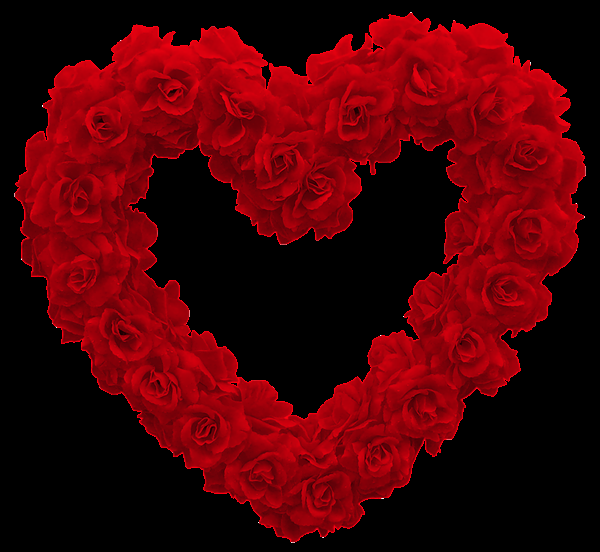
#> input picture basic/openVC/data/Heart.png, 600 x 552 px, found by its file name
$ python facedetect.py
#> lines starting #> are read from the running program, lines starting #| are printed output that depends on the picture; after the words box and inside, x2 and y2 are one past the last pixel; in counts of white or black regions, pixels touching at a corner belong together
import cv2
# from itertools import count

face_cascade = cv2.CascadeClassifier('data/haarcascade_frontalface_alt.xml')
eye_cascade = cv2.CascadeClassifier('data/haarcascade_eye_tree_eyeglasses.xml')
# Mouth_cascade = cv2.CascadeClassifier('data/Mouth.xml')

# Load the overlay image: glasses.png
imgGlasses = cv2.imread('data/heart.png')
#> imgGlasses is the input picture: shape (552, 600, 3); mean B, G, R 5.4, 0.3, 75.5
# [11 lines of commented-out code are left out]
imgGlassesGray = cv2.cvtColor(imgGlasses, cv2.COLOR_BGR2GRAY)
ret, origGlasses_mask = cv2.threshold(imgGlassesGray, 10, 255, cv2.THRESH_BINARY)
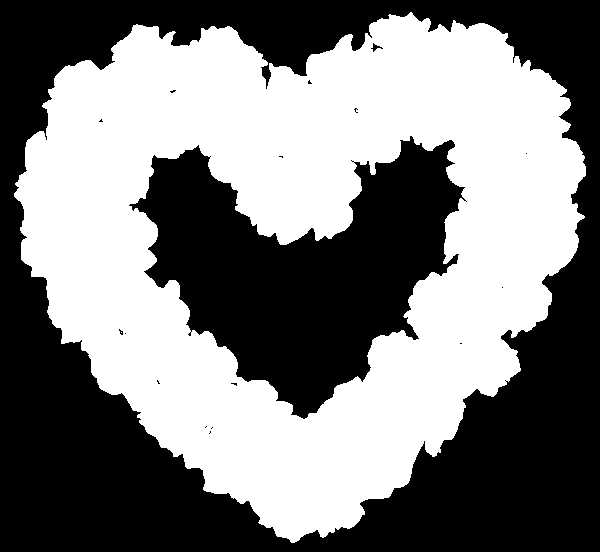
#> origGlasses_mask: shape (552, 600); 49.1% white; 2 white regions (1 under 20 px), largest, box (x1, y1, x2, y2) and area: (14, 12, 586, 543) 162678
origGlasses_mask_inv = cv2.bitwise_not(origGlasses_mask)

# Convert glasses image to BGR
# and save the original image size (used later when re-sizing the image)
imgGlasses = imgGlasses[:,:,0:3]
origGlassesHeight, origGlassesWidth = imgGlasses.shape[:2]
#> origGlassesHeight = 552; origGlassesWidth = 600

# # Create the mask for the Mouth
# imgMouthGray = cv2.cvtColor(imgMouth, cv2.COLOR_BGR2GRAY)
# ret, origMouth_mask = cv2.threshold(imgMouthGray, 10, 255, cv2.THRESH_BINARY)
# origMouth_mask_inv = cv2.bitwise_not(origMouth_mask)
#
# # Convert Mouth image to BGR
# # and save the original image size (used later when re-sizing the image)
# imgMouth = imgMouth[:,:,0:3]
# origMouthHeight, origMouthWidth = imgMouth.shape[:2]


video_capture = cv2.VideoCapture(0)

if not video_capture.isOpened() :
    exit('The Camera is not opened')


# counter = count(1)
#
while True:
    # print ("Iteration %s" % counter)
    ret, frame = video_capture.read()
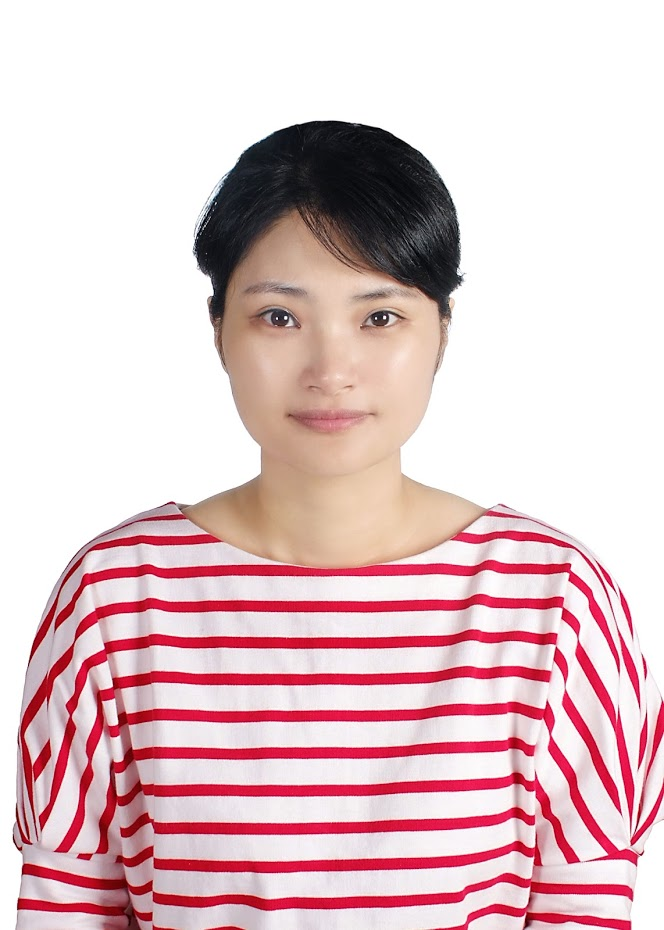
#> input picture basic/openVC/DSCF5529.jpg, 664 x 930 px, given in place of the camera
#> frame is the input picture: shape (930, 664, 3); mean B, G, R 201.2, 197.8, 226.4
    gray = cv2.cvtColor(frame, cv2.COLOR_BGR2GRAY)
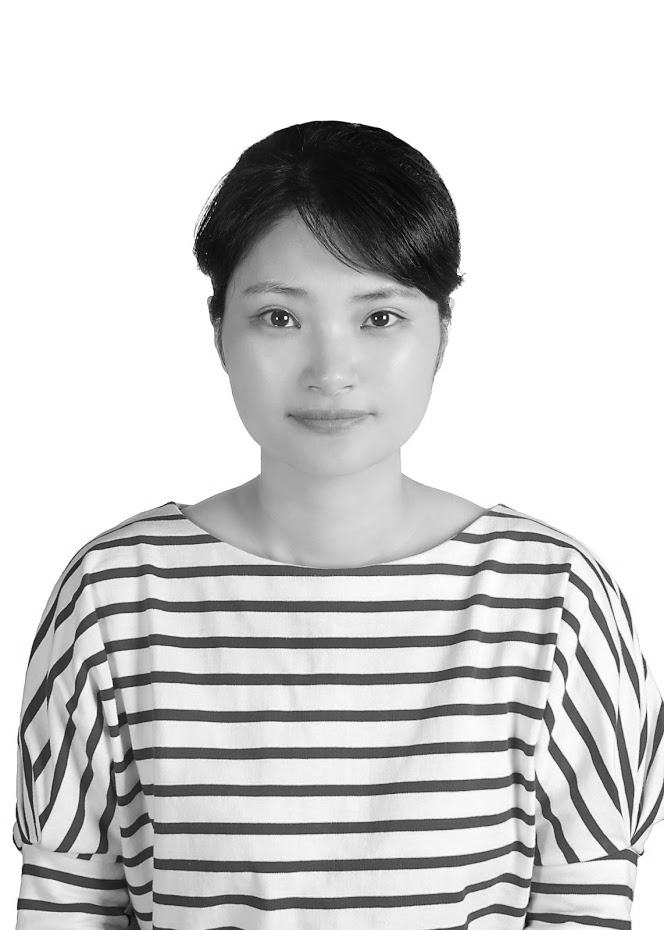
#> gray: shape (930, 664); min 0, max 255, mean 206.7
    faces = face_cascade.detectMultiScale(gray, 1.3, 5)
#> faces = [[204, 221, 256, 256]]
    for (x,y,w,h) in faces:
        # cv2.rectangle(frame,(x,y),(x+w,y+h),(255,0,0),2)
        roi_gray = gray[y:y+h, x:x+w]
        roi_color = frame[y:y+h, x:x+w]
        eyes = eye_cascade.detectMultiScale(roi_gray)
        # [8 lines of commented-out code are left out]
        for (ex, ey, ew, eh) in eyes:
            scale=1.5
            glassesWidth = ew*scale
            glassesHeight = glassesWidth * origGlassesHeight / origGlassesWidth

            # Center the glasses on the Center of the eyes

            x1 = int(ex + ew/2 - glassesWidth/2)
            x2 = int(ex + ew/2 + glassesWidth/2)
            y1 = int(ey + eh/2 - glassesHeight/2)
            y2 = int(ey + eh/2 + glassesHeight/2)

                # Check for clipping
            if x1 < 0:
                x1 = 0
            if y1 < 0:
                y1 = 0
            if x2 > w:
                x2 = w
            if y2 > h:
                y2 = h

            # Re-calculate the width and height of the glasses image
            glassesWidth = int(x2 - x1)
            glassesHeight = int(y2 - y1)

            # Re-size the original image and the masks to the glasses sizes
            # calcualted above
            glasses = cv2.resize(imgGlasses, (glassesWidth,glassesHeight), interpolation = cv2.INTER_AREA)
            mask = cv2.resize(origGlasses_mask, (glassesWidth,glassesHeight), interpolation = cv2.INTER_AREA)
            mask_inv = cv2.resize(origGlasses_mask_inv, (glassesWidth,glassesHeight), interpolation = cv2.INTER_AREA)

            # take ROI for glasses from background equal to size of glasses image
            roi = roi_color[y1:y2, x1:x2]

            # roi_bg contains the original image only where the glasses is not
            # in the region that is the size of the glasses.
            roi_bg = cv2.bitwise_and(roi,roi,mask = mask_inv)

            # roi_fg contains the image of the glasses only where the glasses is
            roi_fg = cv2.bitwise_and(glasses,glasses,mask = mask)

            # join the roi_bg and roi_fg
            dst = cv2.add(roi_bg,roi_fg)

            # place the joined image, saved to dst back over the original image
            roi_color[y1:y2, x1:x2] = dst
#> this loop made 1 pass
#> (x, y, w, h, eyes) on pass 1: (204, 221, 256, 256, [[151, 72, 52, 52], [45, 70, 56, 56], [84, 166, 56, 56]])
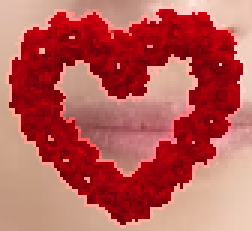
#> roi: shape (77, 84, 3) (shown 3 times larger); mean B, G, R 86.9, 90.9, 186.3
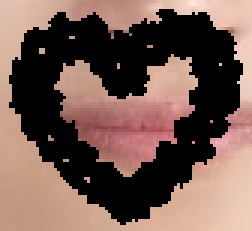
#> roi_bg: shape (77, 84, 3) (shown 3 times larger); mean B, G, R 81.6, 90.6, 116.6
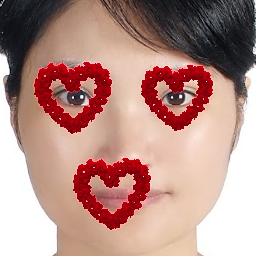
#> roi_color: shape (256, 256, 3); mean B, G, R 134, 142.1, 181.7

        # for (ex, ey, ew, eh) in Mouth:
        #     scale=1.3
        #     MouthWidth = ew*scale
        #     MouthHeight = MouthWidth * origMouthHeight / origMouthWidth
        #
        #     # Center the Mouth on the Center of the eyes
        #
        #     x1 = int(ex + ew/2 - MouthWidth/2)
        #     x2 = int(ex + ew/2 + MouthWidth/2)
        #     y1 = int(ey + eh/2 - MouthHeight/2)
        #     y2 = int(ey + eh/2 + MouthHeight/2)
        #
        #         # Check for clipping
        #     if x1 < 0:
        #         x1 = 0
        #     if y1 < 0:
        #         y1 = 0
        #     if x2 > w:
        #         x2 = w
        #     if y2 > h:
        #         y2 = h
        #
        #     # Re-calculate the width and height of the Mouth image
        #     MouthWidth = int(x2 - x1)
        #     MouthHeight = int(y2 - y1)
        #
        #     # Re-size the original image and the masks to the Mouth sizes
        #     # calcualted above
        #     Mouth = cv2.resize(imgMouth, (MouthWidth,MouthHeight), interpolation = cv2.INTER_AREA)
        #     mask = cv2.resize(origMouth_mask, (MouthWidth,MouthHeight), interpolation = cv2.INTER_AREA)
        #     mask_inv = cv2.resize(origMouth_mask_inv, (MouthWidth,MouthHeight), interpolation = cv2.INTER_AREA)
        #
        #     # take ROI for Mouth from background equal to size of Mouth image
        #     roi = roi_color[y1:y2, x1:x2]
        #
        #     # roi_bg contains the original image only where the Mouth is not
        #     # in the region that is the size of the Mouth.
        #     roi_bg = cv2.bitwise_and(roi,roi,mask = mask_inv)
        #
        #     # roi_fg contains the image of the Mouth only where the Mouth is
        #     roi_fg = cv2.bitwise_and(Mouth,Mouth,mask = mask)
        #
        #     # join the roi_bg and roi_fg
        #     dst = cv2.add(roi_bg,roi_fg)
        #
        #     # place the joined image, saved to dst back over the original image
        #     roi_color[y1:y2, x1:x2] = dst
    #break
    #Display the resulting frame
    cv2.imshow('Video', frame)
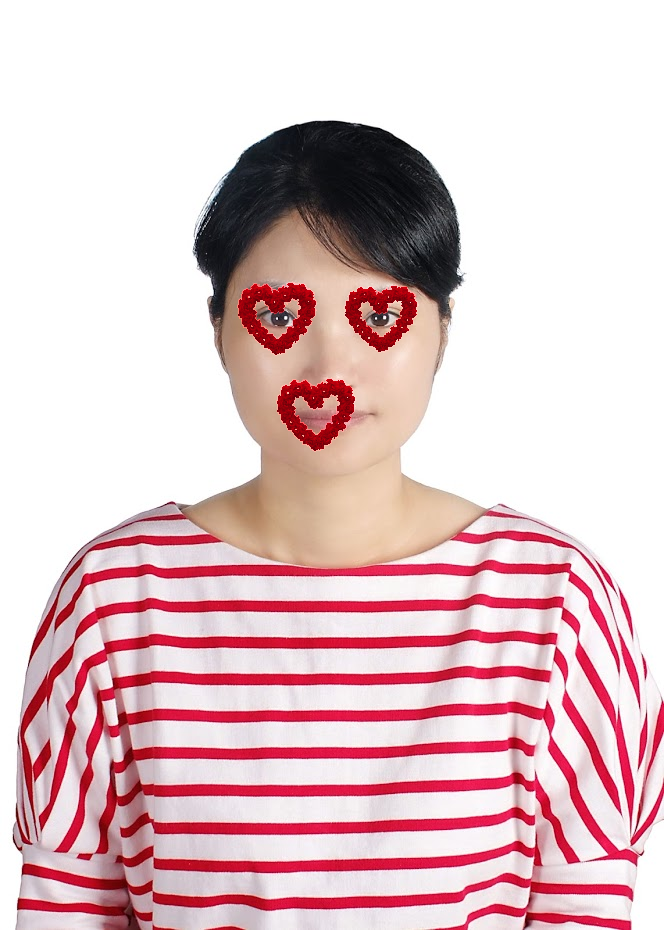
#> window 'Video': shape (930, 664, 3); mean B, G, R 199.5, 195.7, 226
    # cv2.waitKey()
    if cv2.waitKey(1) & 0xFF == ord('q'):
#> (key q is pressed here)
        break

# When everything is done, release the capture
video_capture.release()
cv2.destroyAllWindows()
